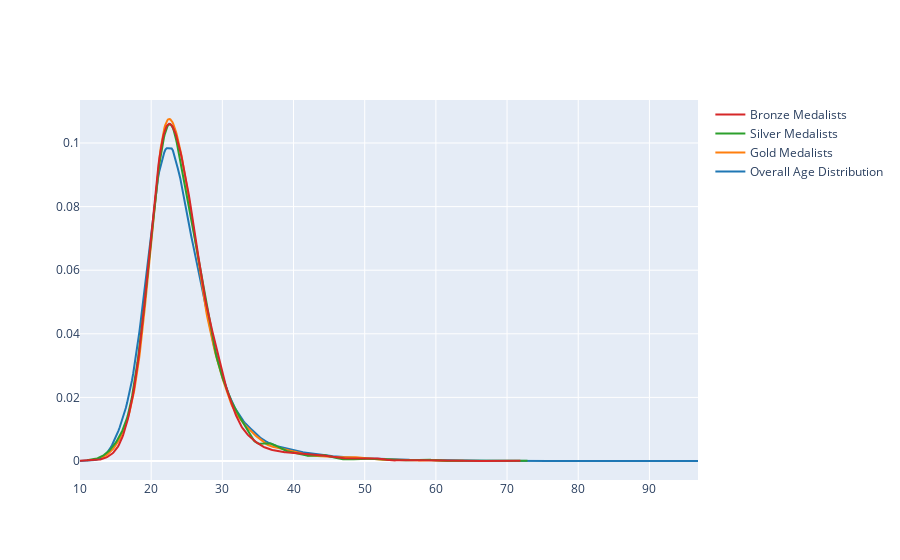

The code cell stored with this chart in its notebook:
### Code cell
ff.create_distplot([x1,x2,x3,x4], ['Overall Age Distribution', 'Gold Medalists', 'Silver Medalists', 'Bronze Medalists'], show_hist = False, show_rug = False)

### Figure 1 — Plotly figure (JSON) as saved in the notebook; plotly's stock layout.template omitted (floating-point values rounded to 4 significant figures; data arrays with more than 128 entries replaced by an {"elided": "..."} marker saying what was removed)
{"data": [{"legendgroup": "Overall Age Distribution", "marker": {"color": "rgb(31, 119, 180)"}, "mode": "lines", "name": "Overall Age Distribution", "showlegend": true, "type": "scatter", "x": {"elided": "500 float values"}, "xaxis": "x", "y": {"elided": "500 float values"}, "yaxis": "y"}, {"legendgroup": "Gold Medalists", "marker": {"color": "rgb(255, 127, 14)"}, "mode": "lines", "name": "Gold Medalists", "showlegend": true, "type": "scatter", "x": {"elided": "500 float values"}, "xaxis": "x", "y": {"elided": "500 float values"}, "yaxis": "y"}, {"legendgroup": "Silver Medalists", "marker": {"color": "rgb(44, 160, 44)"}, "mode": "lines", "name": "Silver Medalists", "showlegend": true, "type": "scatter", "x": {"elided": "500 float values"}, "xaxis": "x", "y": {"elided": "500 float values"}, "yaxis": "y"}, {"legendgroup": "Bronze Medalists", "marker": {"color": "rgb(214, 39, 40)"}, "mode": "lines", "name": "Bronze Medalists", "showlegend": true, "type": "scatter", "x": {"elided": "500 float values"}, "xaxis": "x", "y": {"elided": "500 float values"}, "yaxis": "y"}], "layout": {"barmode": "overlay", "hovermode": "closest", "legend": {"traceorder": "reversed"}, "xaxis": {"anchor": "y2", "domain": [0, 1], "zeroline": false}, "yaxis": {"anchor": "free", "domain": [0, 1], "position": 0}}}
